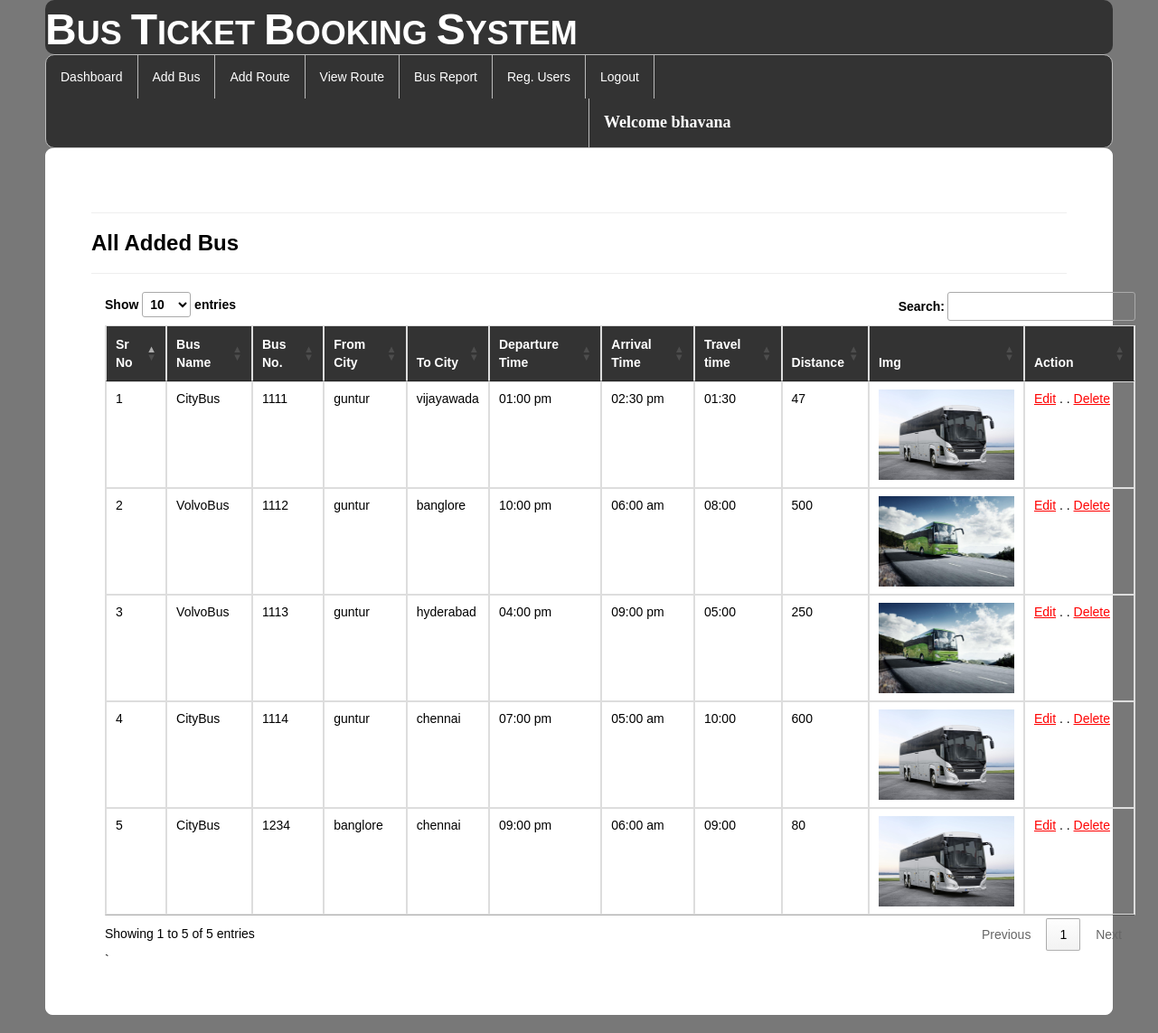
The app's page /viewbus/ (signed in) with its own data.
### bus/models.py (models this page shows, shortened)
class Add_Bus(models.Model):
    busname = models.CharField(max_length=30,null=True)
    bus_no = models.IntegerField(null=True)
    from_city = models.CharField(max_length=30,null=True)
    to_city = models.CharField(max_length=30,null=True)
    departuretime=models.CharField(max_length=30,null=True)
    arrivaltime=models.CharField(max_length=30,null=True)
    trevaltime=models.CharField(max_length=100,null=True)
    distance=models.IntegerField(null=True)
    img=models.FileField(null=True)

### bus/views.py (the view)
# urls.py: path('viewbus/', view_bus, name="view_bus"),
def view_bus(request):
    if not request.user.is_authenticated:
        return redirect('login')
    data=Add_Bus.objects.all()
    d={"data":data}
    return render(request,"view_bus.html",d)

### bus/templates/view_bus.html (shortened to what this page needs)
{% extends 'navigation3.html' %}
{% load static %}
{% block b %}
<div style="color:Black;border:1px solid white;border-radius:8px;background-color:white;padding:50px">
<hr><h3><strong>All Added Bus</strong></h3><hr>
    <div class="container">
<table class="noteCard table table-bordered" id="myTable">
  <thead style="color:white;background-color:#333">
  <tr>
    <th>Sr No</th>
    <th>Bus Name</th>
      <th> Bus No.</th>
      <th> From City</th>
    <th>To City</th>
    <th>Departure Time</th>
       <th>Arrival Time</th>
    <th>Travel time</th>
    <th>Distance</th>
    <th>Img</th>
    <th>Action</th>
  </tr>
  </thead>
   <tbody>
    {% for i in data %}
  <tr>
    <td>{{forloop.counter}}</td>
    <td>{{i.busname}}</td>
    <td>{{i.bus_no}}</td>
      <td>{{i.from_city}}</td>
      <td>{{i.to_city}}</td>
      <td>{{i.departuretime}}</td>
      <td>{{i.arrivaltime}}</td>
      <td>{{i.trevaltime}}</td>
      <td>{{i.distance}}</td>
      <td><img  src="{{i.img.url}}" style="width:150px;height:100px"></td>
    <td style="width:100px"><a href="{% url 'editbus' i.id %}" style="color:red"><u>Edit</u></a>  . .
   <a href="{% url 'delete' i.id %}" style="color:red"><u>Delete</u></a></td>
  </tr>
    {% endfor %}
    </tbody>
</table>`
 </div>
</div>
{% endblock %}

### bus/templates/navigation3.html (shortened to what this page needs)
{% extends 'head.html' %}
{% load static %}
{% block body %}
<link rel = stylesheet href = "//cdn.datatables.net/1.10.19/css/jquery.dataTables.min.css">
<ul class="id2">
  <li id="id1"><a href="{% url 'admindashboard' %}">Dashboard</a></li>
  <li id="id1"><a href="{% url 'add_bus' %}">Add Bus</a></li>
  <li id="id1"><a href="{% url 'add_route' %}">Add Route</a></li>
  <li id="id1"><a href="{% url 'availableroute' %}">View Route</a></li>
  <li id="id1"><a href="{% url 'view_bus'%}">Bus Report</a></li>
<li id="id1"><a href="{% url 'view_regusers' %}">Reg. Users</a></li>
  <li id="id1"><a href="{% url 'log_out' %}">Logout</a></li>
      <li id="id2" style="margin-left:600px"><a href="" style="color:white"><strong style="font-size:18px;font-family:cursive">Welcome {{request.user.username}}</strong></a></li>
</ul>
{% block b %}
{% endblock %}
{% endblock %}

### bus/templates/head.html (shortened to what this page needs)
<!DOCTYPE html>
<html lang="en">
<head>
  <link rel="stylesheet" href="https://maxcdn.bootstrapcdn.com/bootstrap/3.4.1/css/bootstrap.min.css">
</head>
<body style="background-color:hsl(0, 0%, 47%);margin-left:50px;margin-right:50px;margin-bottom:20px">
    <h1 style="background-color: #333;border-radius:10px;"><strong><font size="16">B</font>US <font size="16">T</font>ICKET <font size="16">B</font>OOKING <font size="16">S</font>YSTEM
    </strong></h1>
</body>
{% block body %}
{% endblock %}
</html>

### bus/templates/head.html (style rules this page uses)
h1 { margin:0px;padding-top:7px;padding-buttom:7px;color:white; }

### bus/templates/navigation3.html (style rules this page uses)
.id2 { list-style-type: none; margin: 0; padding: 0; overflow: hidden; background-color: #333; border-radius:10px; border:1px solid #bbb; }
#id1 { float: left; border-right:1px solid #bbb; }
#id2 { float: left; border-left:1px solid #bbb; }
li:last-child { border-right: none; }
li a { display: block; color: white; text-align: center; padding: 14px 16px; text-decoration: none; }
body { font-family: Arial, Helvetica, sans-serif; }

### records on screen
Add_Bus: busname "CityBus", bus_no "1111", from_city "guntur", to_city "vijayawada", departuretime "01:00 pm", arrivaltime "02:30 pm", trevaltime "01:30", distance "47", img (picture)
Add_Bus: busname "VolvoBus", bus_no "1112", from_city "guntur", to_city "banglore", departuretime "10:00 pm", arrivaltime "06:00 am", trevaltime "08:00", distance "500", img (picture)
Add_Bus: busname "VolvoBus", bus_no "1113", from_city "guntur", to_city "hyderabad", departuretime "04:00 pm", arrivaltime "09:00 pm", trevaltime "05:00", distance "250", img (picture)
Add_Bus: busname "CityBus", bus_no "1114", from_city "guntur", to_city "chennai", departuretime "07:00 pm", arrivaltime "05:00 am", trevaltime "10:00", distance "600", img (picture)
Add_Bus: busname "CityBus", bus_no "1234", from_city "banglore", to_city "chennai", departuretime "09:00 pm", arrivaltime "06:00 am", trevaltime "09:00", distance "80", img (picture)

### other values on screen
{{ request.user.username }} "bhavana"
